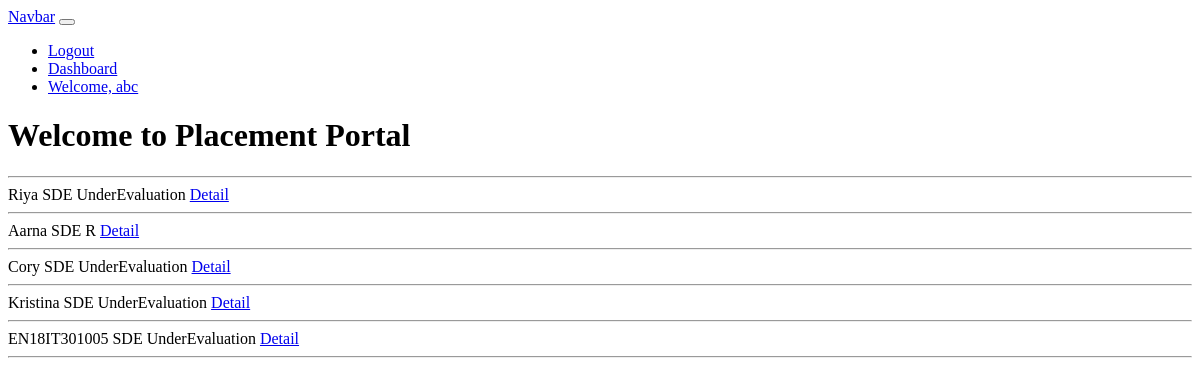
Before: /Position/4/ListStuApplied (signed in) with the older database file.
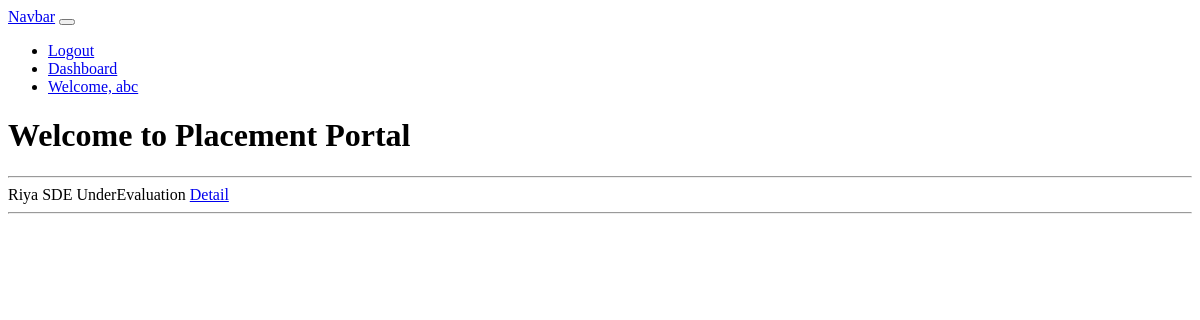
After: the same page with the newer database file.
### placementapp/models.py (models this page shows, shortened)
class User(AbstractUser):
    USER_TYPE_CHOICES = (
    (1, 'student'),
    (2, 'placementOfficer'),
    (3, 'Company'),
    (4, 'Mentor'),
    (5, 'admin'),
    )
    user_type = models.PositiveSmallIntegerField(choices=USER_TYPE_CHOICES,default=2)
    verified=models.BooleanField(default=False)

class Applied(models.Model):
    Status_Choices=[('Selected','Selected'),('EligibleForNextRound','EligibleForNextRound'),('Rejected','Not Eligible For Next Round'),('Under Evaluation','Under Evaluation'),]
    Student=models.ForeignKey(to=Student,on_delete=models.CASCADE)
    Position=models.ForeignKey(to=Position,on_delete=models.CASCADE)
    Status=models.CharField(max_length=30,choices=Status_Choices,default='UnderEvaluation')
    Time=models.DateTimeField(verbose_name='applied at',auto_now_add=True,)
    Description=models.TextField(verbose_name='Info About Next Roumd',null=True,blank=True)
    FinalOffer=models.ForeignKey(to=Offers,on_delete=models.SET_NULL,null=True,blank=True)
    def __str__(self):
        return f"{self.Student} {self.Position} {self.Status}"

class Student(models.Model):
    user=models.OneToOneField(to=User,on_delete=models.CASCADE,primary_key=True)
    enrollment_no=models.CharField(max_length=12)
    first_name=models.CharField(max_length=30)
    last_name=models.CharField(max_length=30)
    Gender_Choices=[('MALE','MALE'),
    ('FEMALE','FEMALE'),
    ('OTHERS','OTHERS'),
    ]
    gender=models.CharField(choices=Gender_Choices,null=True,max_length=10,)
    Email=models.EmailField(null=False,blank=False)
    Mobile_No=models.PositiveBigIntegerField(null=False,blank=False)
    School10=models.ForeignKey(to=School,null=True,on_delete=models.SET_NULL,related_name='SchoolX')
    School12=models.ForeignKey(to=School,null=True,on_delete=models.SET_NULL,related_name='SchoolXII')
    Score10=models.DecimalField(verbose_name="Grade 10 percentage",max_digits=4,decimal_places=2,null=True,blank=True)
    Score12=models.DecimalField(verbose_name="Grade 12 Percentage",max_digits=4,decimal_places=2,null=True,blank=True)
    JeePercentile=models.DecimalField(max_digits=4,decimal_places=2,null=True,blank=True)
    Branch=models.ForeignKey(to=BranchDS,on_delete=models.SET_NULL,null=True)
    Aim=models.TextField(null=True,blank=True,)
    Objective=models.TextField(null=True,blank=True,)
    Mission=models.TextField(null=True,blank=True,)
    Vision=models.TextField(null=True,blank=True,)
    mentor=models.ForeignKey(to=Mentor,on_delete=models.SET_NULL,null=True,blank=True)
    PlacementCell=models.ForeignKey(to=PlacementCell,null=True,blank=True,on_delete=models.SET_NULL)
    AppliedPositions=models.ManyToManyField(to=Position,through='Applied')
    maxCTC=models.SmallIntegerField(null=True,default=0)
    Resume=models.FileField(upload_to="Resume",blank=True)
    ResumeURL=models.TextField(null=True,blank=True,)
    def __str__(self):
        return f"{self.enrollment_no} "

class Position(models.Model):
    Name=models.CharField(max_length=100)
    Company=models.ForeignKey(to=Company,on_delete=models.CASCADE)
    minCTC=models.SmallIntegerField(verbose_name='Minimum CTC in Lakhs')
    maxCTC=models.SmallIntegerField(verbose_name='Maximum CTC in Lakhs')
    Description=models.TextField(verbose_name='Roles and Responsibility')
    branch=models.ManyToManyField(to=BranchDS,)
    minScore10=models.DecimalField(max_digits=4,decimal_places=2,default=0.00)
    minScore12=models.DecimalField(max_digits=4,decimal_places=2,default=0.00)
    minJeePercentile=models.DecimalField(max_digits=4,decimal_places=2,default=0.00)
    Time=models.DateTimeField(verbose_name='Apply By',null=True,blank=True)
    visible=models.BooleanField(verbose_name="Visible to Student",default=False)
    def __str__(self):
        return f"{self.Name}"

### placementapp/views.py (the view)
# urls.py: path('Position/<int:id>/ListStuApplied',views.ListOfAppliedStuForPos,name='AppliedStudent'),
def ListOfAppliedStuForPos(request,id):
    varuser=request.user
    appliedStu=None
    if varuser.is_authenticated and varuser.verified:
        if varuser.user_type==3:
            appliedStu=Applied.objects.filter(Position__id=id)
            return render(request,'placementapp/Company/ListAppliedStuForPos.html',{'dataset':appliedStu})
        elif varuser.user_type==2:
            appliedStu=Applied.objects.filter(Position__id=id)
            return render(request,'placementapp/PlacementOff/ListAppliedStuForPos.html',{'dataset':appliedStu})
    return HttpResponse('<h1> Current Session User is not  Authorised</h1>')

### placementapp/templates/placementapp/PlacementOff/ListAppliedStuForPos.html (shortened to what this page needs)
{% extends 'base.html' %}
{% block content %}
<!DOCTYPE html>
<html lang="en">
<head>
</head>
<body>
    {% for data in dataset %}
{{data}}
<a href="{% url 'StuDetail' data.Student.user.id  %}">Detail</a>
<hr>
{% endfor %}
</body>
</html>
{% endblock %}

### placementapp/templates/base.html (shortened to what this page needs)
<nav class="navbar navbar-expand-lg navbar-light bg-light">
    <a class="navbar-brand" href="#">Navbar</a>
    <button class="navbar-toggler" type="button" data-toggle="collapse" data-target="#navbarText" aria-controls="navbarText" aria-expanded="false" aria-label="Toggle navigation">
    </button>
    <div class="collapse navbar-collapse" id="navbarText">
      <ul class="navbar-nav mr-auto">
        {% if user.is_authenticated %}
        <li class="nav-item">
          <a class="nav-link" href="/logout">Logout</a>
        </li>
        <li class="nav-item">
          <a class="nav-link" href="/Dashboard">Dashboard</a>
        </li>
        <li class="nav-item">
          <a class="nav-link" href="#">Welcome, {{user.username}}</a>
        </li>
        {% else %}
        <li class="nav-item">
          <a class="nav-link" href="/login">Login</a>
        </li>
        {% endif %}
      </ul>
    </div>
  </nav>
<h1>Welcome to Placement Portal</h1>
<hr>
{% block content %}
{% endblock %}

Changed rows visible on the page:
removed Applied: Student+Position+Status "Aarna SDE R"
removed Applied: Student+Position+Status "Cory SDE UnderEvaluation"
removed Applied: Student+Position+Status "Kristina SDE UnderEvaluation"
removed Applied: Student+Position+Status "EN18IT301005 SDE UnderEvaluation"
